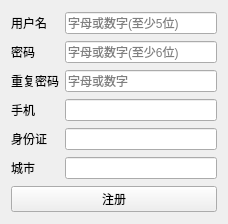
<?xml version="1.0" encoding="UTF-8"?>
<ui version="4.0">
 <class>Form</class>
 <widget class="QWidget" name="Form">
  <property name="windowModality">
   <enum>Qt::ApplicationModal</enum>
  </property>
  <property name="geometry">
   <rect>
    <x>0</x>
    <y>0</y>
    <width>228</width>
    <height>224</height>
   </rect>
  </property>
  <property name="windowTitle">
   <string>Form</string>
  </property>
  <layout class="QGridLayout" name="gridLayout">
   <item row="0" column="0">
    <widget class="QLabel" name="label">
     <property name="text">
      <string>用户名</string>
     </property>
    </widget>
   </item>
   <item row="0" column="1">
    <widget class="QLineEdit" name="userNameLineEdit">
     <property name="toolTip">
      <string/>
     </property>
     <property name="statusTip">
      <string/>
     </property>
     <property name="accessibleDescription">
      <string/>
     </property>
     <property name="inputMask">
      <string/>
     </property>
     <property name="text">
      <string/>
     </property>
     <property name="maxLength">
      <number>20</number>
     </property>
     <property name="placeholderText">
      <string>字母或数字(至少5位)</string>
     </property>
    </widget>
   </item>
   <item row="1" column="0">
    <widget class="QLabel" name="label_2">
     <property name="text">
      <string>密码</string>
     </property>
    </widget>
   </item>
   <item row="1" column="1">
    <widget class="QLineEdit" name="userPWDLineEdit">
     <property name="maxLength">
      <number>20</number>
     </property>
     <property name="echoMode">
      <enum>QLineEdit::Password</enum>
     </property>
     <property name="placeholderText">
      <string>字母或数字(至少6位)</string>
     </property>
    </widget>
   </item>
   <item row="2" column="0">
    <widget class="QLabel" name="label_6">
     <property name="text">
      <string>重复密码</string>
     </property>
    </widget>
   </item>
   <item row="2" column="1">
    <widget class="QLineEdit" name="userPWDLineEdit2">
     <property name="maxLength">
      <number>20</number>
     </property>
     <property name="echoMode">
      <enum>QLineEdit::Password</enum>
     </property>
     <property name="placeholderText">
      <string>字母或数字</string>
     </property>
    </widget>
   </item>
   <item row="3" column="0">
    <widget class="QLabel" name="label_3">
     <property name="text">
      <string>手机</string>
     </property>
    </widget>
   </item>
   <item row="3" column="1">
    <widget class="QLineEdit" name="userPhoneLineEdit">
     <property name="maxLength">
      <number>11</number>
     </property>
    </widget>
   </item>
   <item row="4" column="0">
    <widget class="QLabel" name="label_4">
     <property name="text">
      <string>身份证</string>
     </property>
    </widget>
   </item>
   <item row="4" column="1">
    <widget class="QLineEdit" name="userIDCardLineEdit">
     <property name="maxLength">
      <number>18</number>
     </property>
    </widget>
   </item>
   <item row="5" column="0">
    <widget class="QLabel" name="label_5">
     <property name="text">
      <string>城市</string>
     </property>
    </widget>
   </item>
   <item row="5" column="1">
    <widget class="QLineEdit" name="userCityLineEdit">
     <property name="maxLength">
      <number>8</number>
     </property>
    </widget>
   </item>
   <item row="6" column="0" colspan="2">
    <widget class="QPushButton" name="registrationButton">
     <property name="text">
      <string>注册</string>
     </property>
    </widget>
   </item>
  </layout>
 </widget>
 <resources/>
 <connections/>
</ui>
